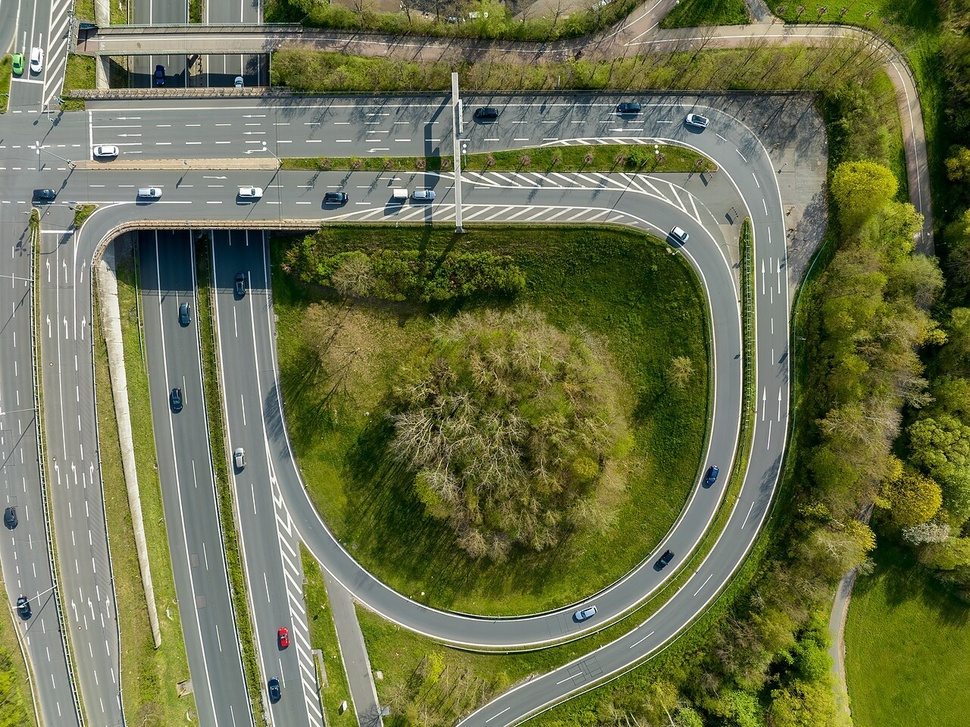
#> input picture road_lane_detection_VS_Code/road_lane_detection/road.jpg, 970 x 727 px, shrunk from 1280 x 959 before the run
$ python main.py
#> lines starting #> are read from the running program, lines starting #| are printed output that depends on the picture; after the words box and inside, x2 and y2 are one past the last pixel; in counts of white or black regions, pixels touching at a corner belong together
import cv2
import numpy as np
import matplotlib.pyplot as plt

# Load road image
image = cv2.imread("road.jpg")
#> image is the input picture: shape (727, 970, 3); mean B, G, R 76.1, 113.8, 108.8

if image is None:
    raise FileNotFoundError("road.jpg not found.")

output = image.copy()

# Convert to grayscale
gray = cv2.cvtColor(image, cv2.COLOR_BGR2GRAY)
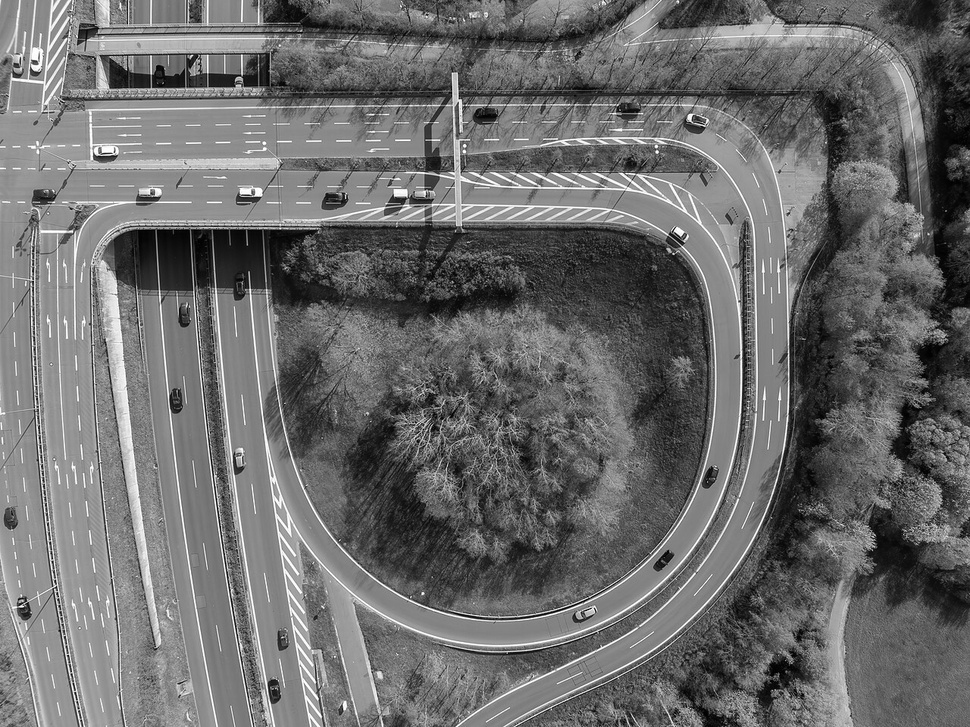
#> gray: shape (727, 970); min 0, max 255, mean 108

# Reduce noise
blur = cv2.GaussianBlur(gray, (5, 5), 0)

# Detect edges
edges = cv2.Canny(blur, 50, 150)
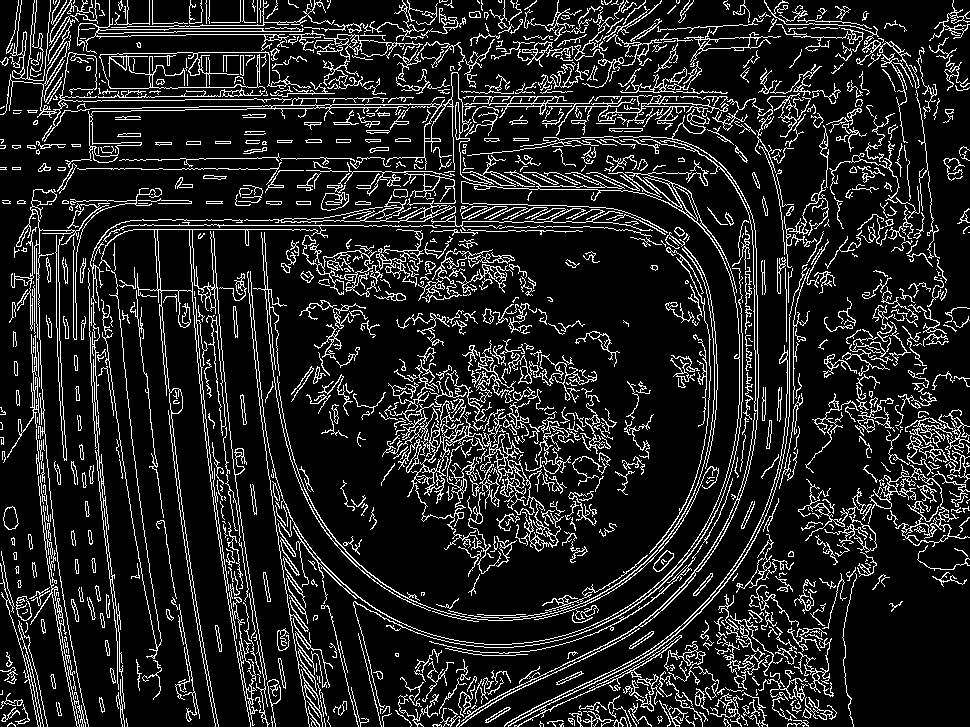
#> edges: shape (727, 970); 13.6% white in thin lines or dots

h, w = edges.shape
#> h = 727; w = 970

# Region of Interest
mask = np.zeros_like(edges)

polygon = np.array([[
    (0, h),
    (w, h),
    (int(0.58 * w), int(0.58 * h)),
    (int(0.42 * w), int(0.58 * h))
]], dtype=np.int32)

cv2.fillPoly(mask, polygon, 255)
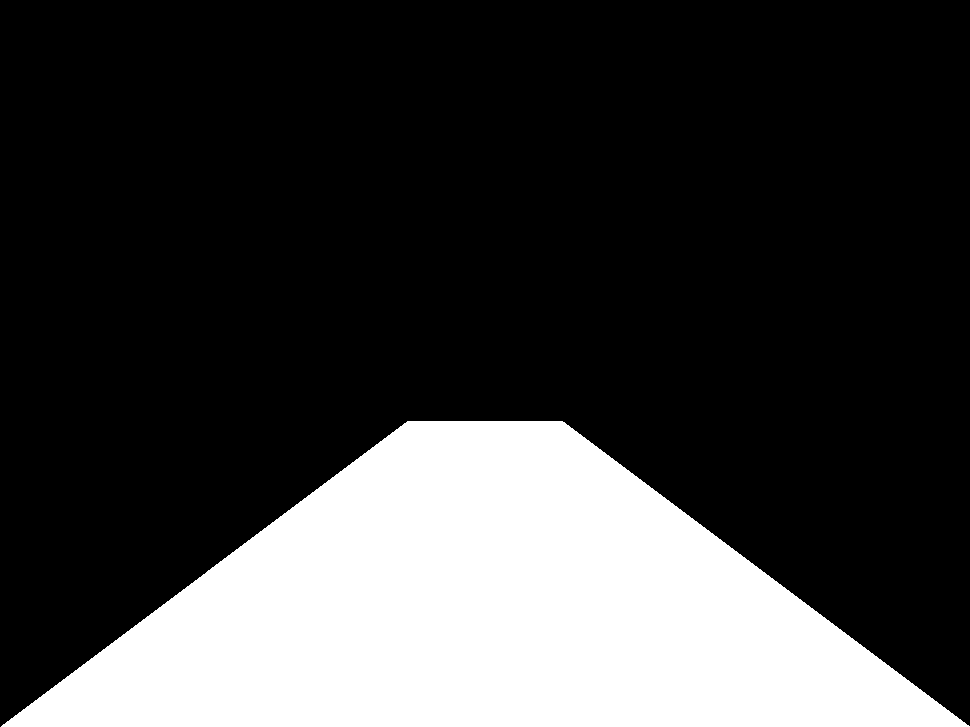
#> mask: shape (727, 970); 24.4% white; 1 white region, box (x1, y1, x2, y2) and area: (1, 421, 970, 727) 172226
roi_edges = cv2.bitwise_and(edges, mask)
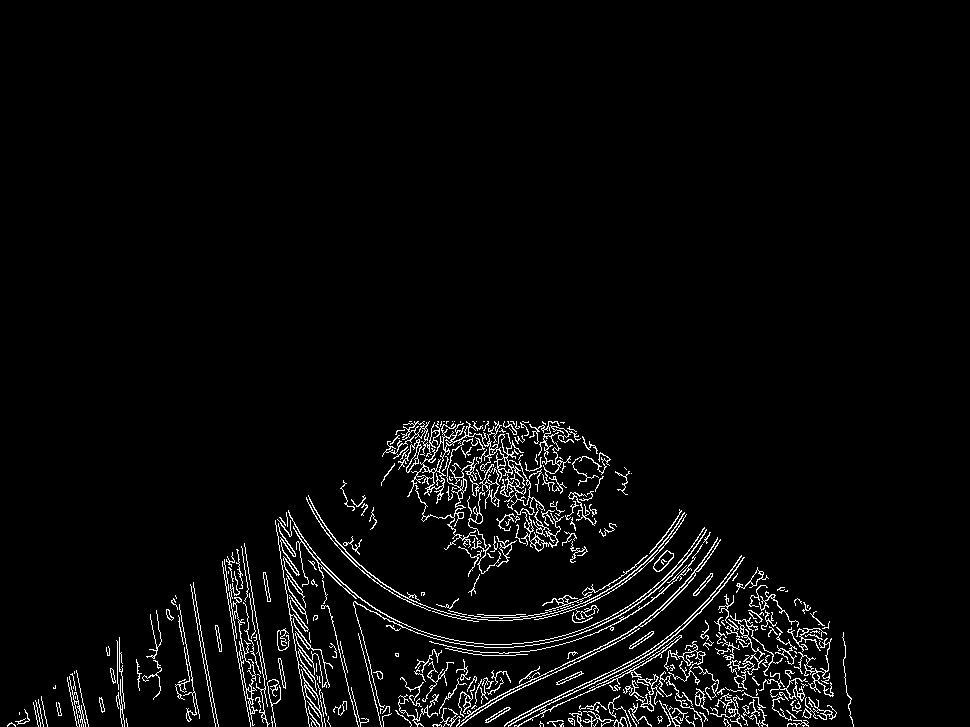
#> roi_edges: shape (727, 970); 3.4% white in thin lines or dots, all inside (x1, y1, x2, y2) = (7, 421, 854, 727)

# Hough Transform
lines = cv2.HoughLinesP(
    roi_edges,
    rho=1,
    theta=np.pi / 180,
    threshold=30,
    minLineLength=30,
    maxLineGap=100
)
#> lines = 253 rows, first 6: [9, 723, 803, 611], [7, 725, 844, 666], [107, 655, 848, 707], [496, 427, 788, 719], [34, 707, 852, 721], [41, 697, 850, 711]

if lines is not None:
    for line in lines:
        line = np.asarray(line).reshape(-1)

        x1, y1, x2, y2 = map(int, line[:4])

        cv2.line(
            output,
            (x1, y1),
            (x2, y2),
            (0, 255, 0),
            3
        )
#> this loop made 253 passes
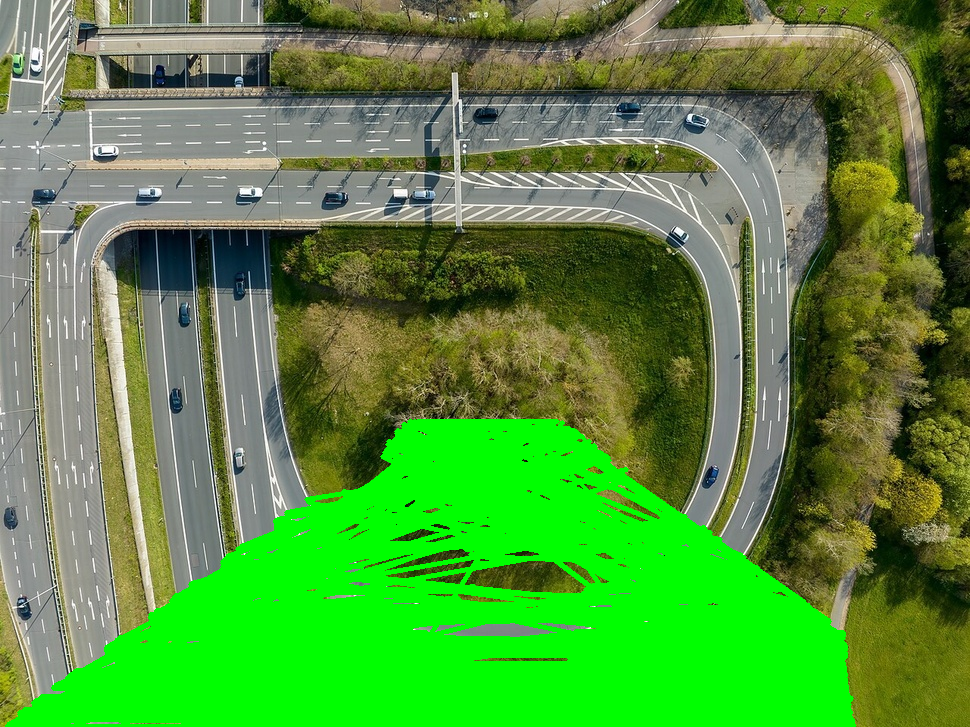
#> output: shape (727, 970, 3); mean B, G, R 60.4, 143.9, 83.7

# Convert for Matplotlib
output_rgb = cv2.cvtColor(output, cv2.COLOR_BGR2RGB)

# Display
plt.figure(figsize=(14, 8))
plt.imshow(output_rgb)
plt.title("Road Lane Detection - Hough Transform")
plt.axis("off")
plt.tight_layout()
plt.show()

# Save result
cv2.imwrite("lane_detection_result.jpg", output)

print("Lane detection completed.")
print("Detected line segments:", 0 if lines is None else len(lines))
#| Detected line segments: 253
print("Result saved as lane_detection_result.jpg")

$ run again, with ADAS_Program6/traffic_signs.jpeg copied over road_lane_detection_VS_Code/road_lane_detection/road.jpg
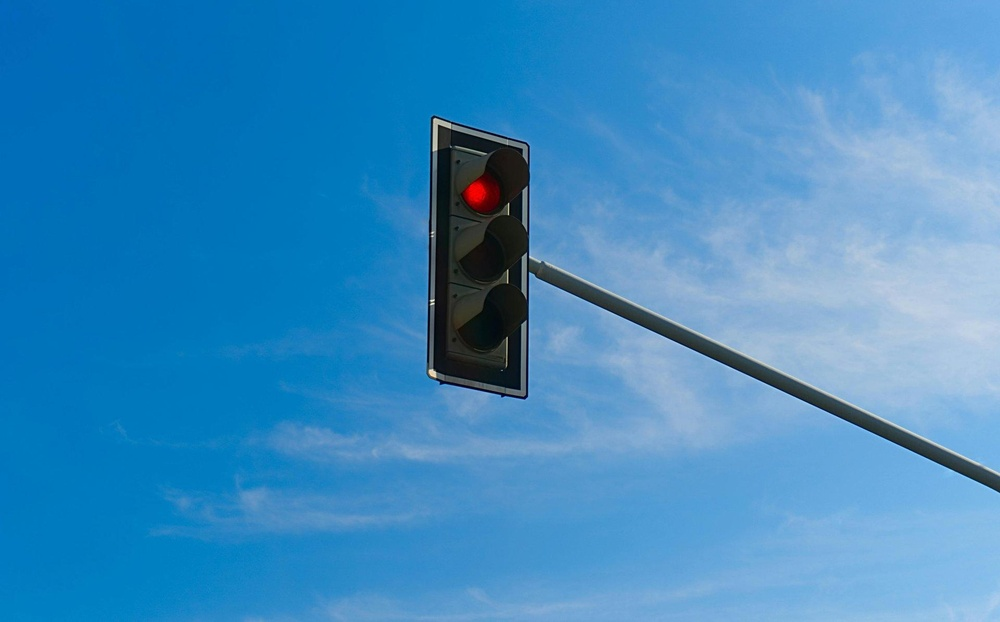
#> input picture ADAS_Program6/traffic_signs.jpeg, 1000 x 622 px, shrunk from 1920 x 1195 before the run
#> image is the input picture: shape (622, 1000, 3); mean B, G, R 193.2, 139.5, 60.9
#> `edges = cv2.Canny(blur, 50, 150)`:
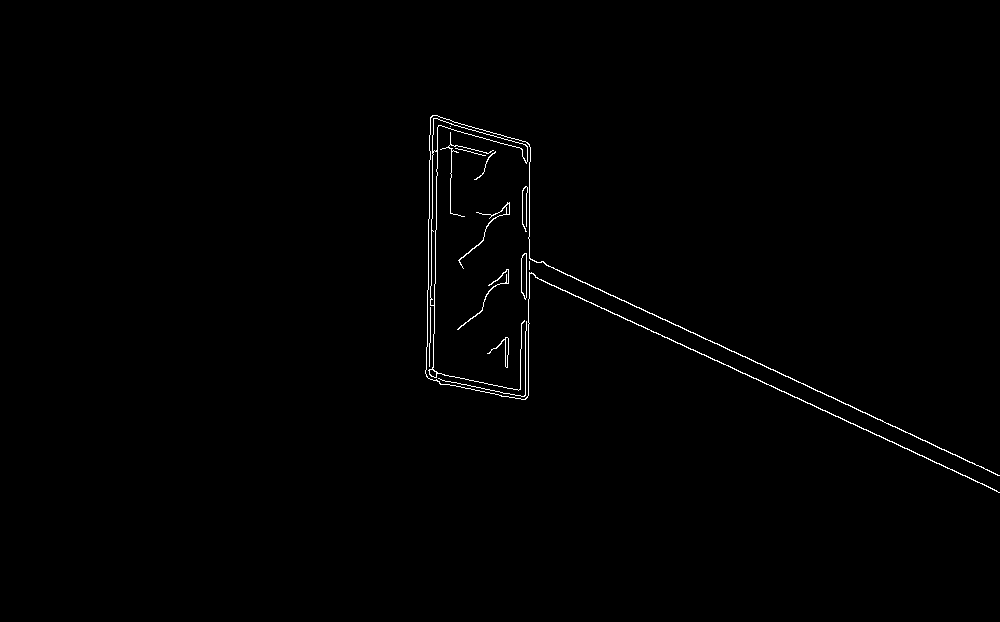
#> edges: shape (622, 1000); 0.64% white in thin lines or dots, all inside (x1, y1, x2, y2) = (425, 115, 1000, 493)
#> mask: shape (622, 1000); 24.5% white; 1 white region, box (x1, y1, x2, y2) and area: (1, 360, 1000, 622) 152118
#> roi_edges: shape (622, 1000); 0.07% white in thin lines or dots, all inside (x1, y1, x2, y2) = (425, 360, 529, 400)
#> lines = [[439, 383, 523, 399], [425, 370, 528, 392], [426, 375, 527, 397], [528, 395, 528, 360], [525, 399, 525, 360], [520, 398, 520, 360]]
#> the loop `for line in lines:` made 6 passes
#> after the loop `for line in lines:`:
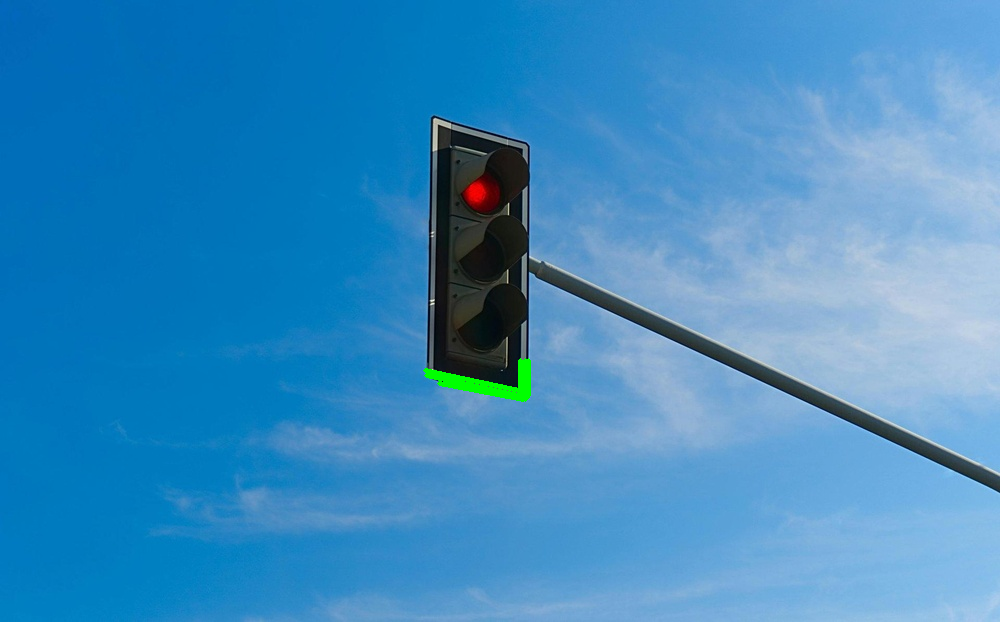
#> output: shape (622, 1000, 3); 0.29% of pixels changed, all inside (x1, y1, x2, y2) = (423, 358, 531, 402)
#| Detected line segments: 6
